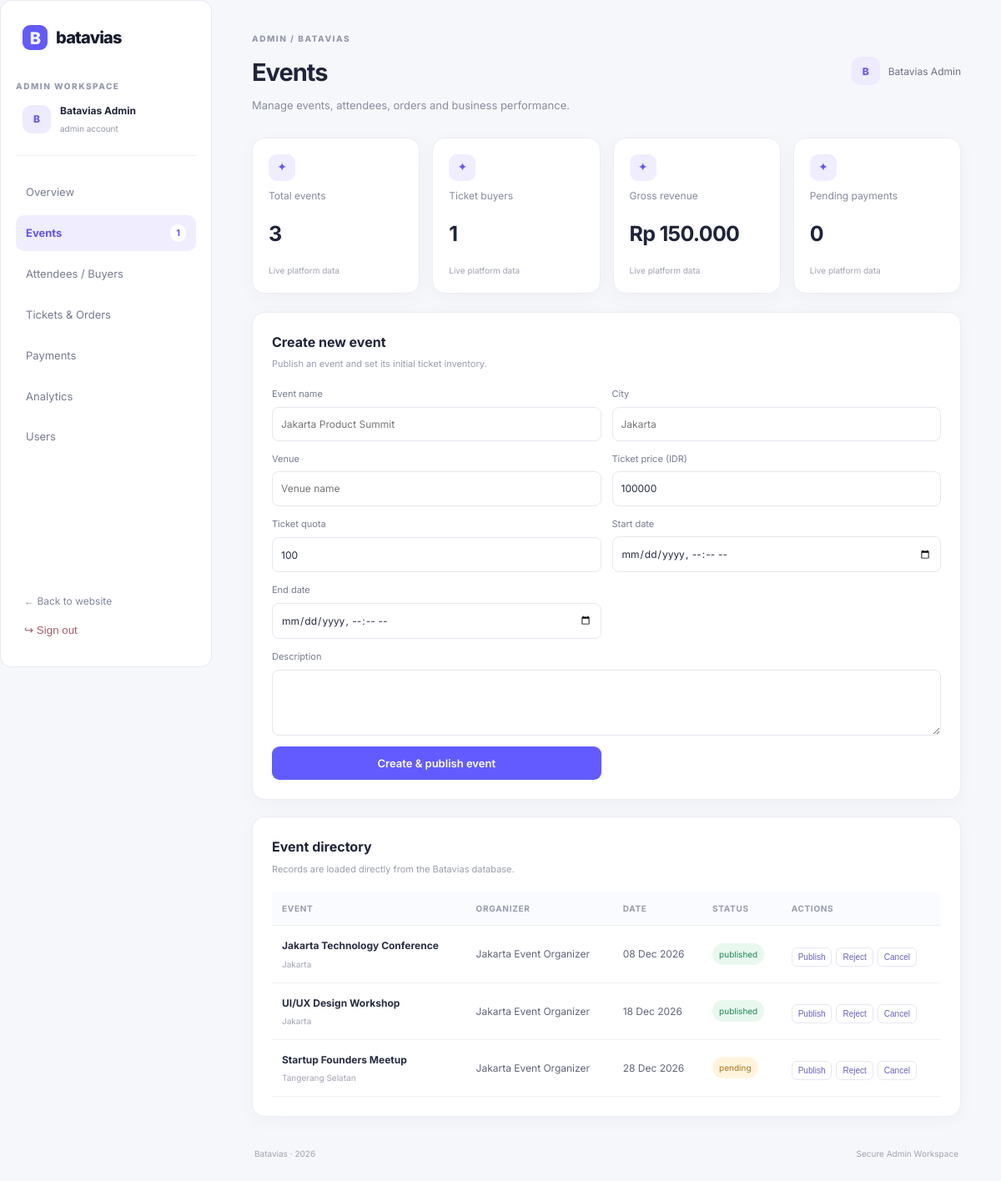
Screenshot of /admin/dashboard/events (signed in) with the database file from the repository.
### tables this page shows
CREATE TABLE events(
 id BIGINT UNSIGNED AUTO_INCREMENT PRIMARY KEY,
 organizer_id BIGINT UNSIGNED NOT NULL,
 organization_id BIGINT UNSIGNED NULL,
 category_id BIGINT UNSIGNED NULL,
 title VARCHAR(180) NOT NULL,
 slug VARCHAR(200) NOT NULL UNIQUE,
 description TEXT NOT NULL,
 city VARCHAR(120) NOT NULL,
 venue VARCHAR(180) NOT NULL,
 cover_image VARCHAR(255) NULL,
 start_date DATETIME NOT NULL,
 end_date DATETIME NOT NULL,
 registration_deadline DATETIME NOT NULL,
 capacity INT UNSIGNED NOT NULL DEFAULT 100,
 status ENUM('draft','pending','published','rejected','cancelled','completed') NOT NULL DEFAULT 'draft',
 rejection_reason VARCHAR(500) NULL,
 created_at DATETIME NOT NULL,
 updated_at DATETIME NULL,
 FOREIGN KEY(organizer_id) REFERENCES users(id),
 FOREIGN KEY(organization_id) REFERENCES organizations(id) ON DELETE SET NULL,
 FOREIGN KEY(category_id) REFERENCES categories(id) ON DELETE SET NULL,
 INDEX(status,start_date)
);

CREATE TABLE users(
 id BIGINT UNSIGNED AUTO_INCREMENT PRIMARY KEY,
 name VARCHAR(120) NOT NULL,
 email VARCHAR(190) NOT NULL UNIQUE,
 password VARCHAR(255) NOT NULL,
 role ENUM('user','admin','developer','organizer') NOT NULL DEFAULT 'user',
 status ENUM('active','inactive','suspended') NOT NULL DEFAULT 'active',
 created_at DATETIME NOT NULL,
 updated_at DATETIME NULL
);

### app/Controllers/DashboardController.php (called while the page is built, shortened)
<?php
final class DashboardController
{
    public static function dispatch(string $role, string $section = 'overview'): void
    {
        $data = [
            'section' => $section,
            'role'    => $role,
            'stats'   => [],
            'rows'    => [],
            'events'  => []
        ];
        if ($role === 'admin') {
            self::adminData($data);
        } elseif ($role === 'developer') {
            self::developerData($data);
        } else {
            self::userData($data);
        }
        extract($data, EXTR_SKIP);
        require dirname(__DIR__, 2) . '/views/workspace.php';
    }
    private static function adminData(array &$d): void
    {
        $d['stats'] = [
            [
                'Total events',
                db()->query('SELECT COUNT(*) n FROM events')->fetch()['n']
            ],
            [
                'Ticket buyers',
                db()->query('SELECT COUNT(DISTINCT user_id) n FROM orders')->fetch()['n']
            ],
            [
                'Gross revenue',
                'Rp ' . number_format(
                    (float)db()->query(
                        "SELECT COALESCE(SUM(amount), 0) n
                         FROM payments
                         WHERE status = 'success'"
                    )->fetch()['n'],
                    0,
                    ',',
                    '.'
                )
            ],
            [
                'Pending payments',
                db()->query(
                    "SELECT COUNT(*) n FROM payments WHERE status = 'pending'"
                )->fetch()['n']
            ]
        ];
        $section = $d['section'];
        if ($section === 'events') {
            $d['rows'] = db()->query(
                'SELECT e.*, u.name organizer_name
                 FROM events e
                 LEFT JOIN users u ON u.id = e.organizer_id
                 ORDER BY e.created_at DESC'
            )->fetchAll();
        } elseif ($section === 'users') {
            $d['rows'] = db()->query(
                'SELECT id, name, email, role, status, created_at
                 FROM users
                 ORDER BY created_at DESC'
            )->fetchAll();
        }
    }
}

### public/index.php (called while the page is built, shortened)
<?php
require dirname(__DIR__).'/routes/web.php';

### app/Helpers/functions.php (called while the page is built, shortened)
<?php
function db(): PDO { return Database::connection(); }
function e(mixed $v): string { return htmlspecialchars((string)$v, ENT_QUOTES|ENT_SUBSTITUTE, 'UTF-8'); }
function url(string $path=''): string { $base=rtrim(str_replace('\\','/',dirname($_SERVER['SCRIPT_NAME'] ?? '')), '/'); return ($base==='/'?'':$base).'/'.ltrim($path,'/'); }
function user(): ?array { return $_SESSION['user']??null; }

### config/database.php (called while the page is built)
<?php
return [
 'host' => getenv('DB_HOST') ?: '127.0.0.1',
 'port' => getenv('DB_PORT') ?: '3306',
 'name' => getenv('DB_NAME') ?: 'batavias_demo',
 'user' => getenv('DB_USER') ?: 'root',
 'pass' => getenv('DB_PASS') ?: '',
];

### app/Services/Database.php (called while the page is built)
<?php
final class Database {
 private static ?PDO $pdo=null;
 public static function connection(): PDO {
  if (self::$pdo) return self::$pdo;
  $c=require dirname(__DIR__,2).'/config/database.php';
  $dsn="mysql:host={$c['host']};port={$c['port']};dbname={$c['name']};charset=utf8mb4";
  self::$pdo=new PDO($dsn,$c['user'],$c['pass'],[PDO::ATTR_ERRMODE=>PDO::ERRMODE_EXCEPTION,PDO::ATTR_DEFAULT_FETCH_MODE=>PDO::FETCH_ASSOC,PDO::ATTR_EMULATE_PREPARES=>false]);
  return self::$pdo;
 }
}

### views/workspace.php (the view, shortened to what this page needs)
<?php
$role = $role ?? user()['role'];
$section = $section ?? 'overview';
$prefix = $role . '/dashboard';
$menus = $role === 'admin'
    ? [
        'overview' => 'Overview',
        'events' => 'Events',
        'buyers' => 'Attendees / Buyers',
        'orders' => 'Tickets & Orders',
        'payments' => 'Payments',
        'analytics' => 'Analytics',
        'users' => 'Users'
    ]
    : ($role === 'developer'
        ? [
            'overview' => 'System Overview',
            'api' => 'API Management',
            'logs' => 'Activity Logs',
            'errors' => 'Error & Security Logs',
            'users' => 'User & Role Management'
        ]
        : [
            'overview' => 'My Overview',
            'orders' => 'My Orders',
            'tickets' => 'My Tickets'
        ]);
?>
<!doctype html>
<html lang="id">
<head>
    <link rel="stylesheet" href="<?= e(url('assets/css/app.css')) ?>">
</head>
<body class="workspace">
<aside class="sidebar">
    <a class="brand" href="<?= e(url('')) ?>">
        <span class="brand-mark">B</span> batavias
    </a>
    <div class="workspace-label">
        <?= e(strtoupper($role)) ?> WORKSPACE
    </div>
    <div class="profile-mini">
        <span class="avatar">
            <?= e(strtoupper(substr(user()['name'] ?? 'U', 0, 1))) ?>
        </span>
        <span>
            <b><?= e(user()['name'] ?? 'User') ?></b>
            <small><?= e(user()['role'] ?? $role) ?> account</small>
        </span>
    </div>
    <nav class="side-nav">
        <?php foreach ($menus as $key => $label): ?>
            <a class="<?= $section === $key ? 'active' : '' ?>"
               href="<?= e(url($prefix . ($key === 'overview' ? '' : '/' . $key))) ?>">
                <span><?= e($label) ?></span>
                <?php if ($key === 'events' && $role === 'admin'): ?>
                    <small>
                        <?= e(db()->query("SELECT COUNT(*) n FROM events WHERE status='pending'")->fetch()['n'] ?? 0) ?>
                    </small>
                <?php endif; ?>
            </a>
        <?php endforeach; ?>
    </nav>
    <a class="back-link" href="<?= e(url('')) ?>">← Back to website</a>
    <form method="post" action="<?= e(url('logout')) ?>" class="logout-form">
        <button class="side-logout">↪ Sign out</button>
    </form>
</aside>
<main class="workspace-main">
<header class="workspace-top">
    <div>
        <span class="eyebrow"><?= e(strtoupper($role)) ?> / BATAVIAS</span>
        <h1><?= e($menus[$section] ?? 'Overview') ?></h1>
        <p>
            <?= $role === 'admin'
                ? 'Manage events, attendees, orders and business performance.'
                : ($role === 'developer'
                    ? 'Monitor platform health, APIs, security and technical activity.'
                    : 'Your events, bookings and digital tickets in one place.') ?>
        </p>
    </div>
    <div class="top-user">
        <span class="avatar">
            <?= e(strtoupper(substr(user()['name'] ?? 'U', 0, 1))) ?>
        </span>
        <?= e(user()['name'] ?? 'User') ?>
    </div>
</header>
<section class="stat-grid">
    <?php foreach (($stats ?? []) as $st): ?>
        <article class="stat-card">
            <div class="stat-icon">✦</div>
            <small><?= e($st[0] ?? '') ?></small>
            <strong><?= e($st[1] ?? 0) ?></strong>
            <span>Live platform data</span>
        </article>
    <?php endforeach; ?>
</section>
<?php if ($role === 'admin' && $section === 'events'): ?>
<section class="panel">
    <div class="panel-head">
        <div>
            <h2>Create new event</h2>
            <p>Publish an event and set its initial ticket inventory.</p>
        </div>
    </div>
    <form method="post" class="event-form">
        <label>
            Event name
            <input name="title" required placeholder="Jakarta Product Summit">
        </label>
        <label>
            City
            <input name="city" required placeholder="Jakarta">
        </label>
        <label>
            Venue
            <input name="venue" required placeholder="Venue name">
        </label>
        <label>
            Ticket price (IDR)
            <input name="price" type="number" min="0" value="100000" required>
        </label>
        <label>
            Ticket quota
            <input name="quota" type="number" min="1" value="100" required>
        </label>
        <label>
            Start date
            <input name="start_date" type="datetime-local" required>
        </label>
        <label>
            End date
            <input name="end_date" type="datetime-local" required>
        </label>
        <label class="wide">
            Description
            <textarea name="description" required rows="3"></textarea>
        </label>
        <button class="btn">Create & publish event</button>
    </form>
</section>
<?php endif; ?>
<section class="panel">
    <div class="panel-head">
        <div>
            <h2>
                <?= $role === 'admin'
                    ? ($section === 'events'
                        ? 'Event directory'
                        : ($section === 'payments'
                            ? 'Payment transactions'
                            : ($section === 'buyers'
                                ? 'Attendee directory'
                                : ($section === 'orders'
                                    ? 'Order directory'
                                    : 'Latest activity'))))
                    : ($role === 'developer'
                        ? 'Technical activity'
                        : 'Your ' . ($section === 'tickets' ? 'tickets' : 'orders')) ?>
            </h2>
            <p>Records are loaded directly from the Batavias database.</p>
        </div>
    </div>
    <?php if (empty($rows)): ?>
        <div class="empty-state">
            <div>◌</div>
            <b>No records yet</b>
            <p>Data will appear here when platform activity is available.</p>
        </div>
    <?php else: ?>
    <div class="table-wrap">
        <table>
            <thead>
                <tr>
                    <?php if ($section === 'events'): ?>
                        <th>Event</th>
                        <th>Organizer</th>
                        <th>Date</th>
                        <th>Status</th>
                        <th>Actions</th>
                    <?php elseif ($section === 'analytics'): ?>
                        <th>Month</th>
                        <th>Paid orders</th>
                        <th>Gross</th>
                    <?php endif; ?>
                </tr>
            </thead>
            <tbody>
            <?php foreach ($rows as $r): ?>
                <tr>
                <?php if ($section === 'events'): ?>
                    <td>
                        <b><?= e($r['title'] ?? '—') ?></b>
                        <small><?= e($r['city'] ?? '—') ?></small>
                    </td>
                    <td><?= e($r['organizer_name'] ?? '—') ?></td>
                    <td>
                        <?= !empty($r['start_date']) ? e(date('d M Y', strtotime($r['start_date']))) : '—' ?>
                    </td>
                    <td>
                        <span class="status <?= e($r['status'] ?? '') ?>">
                            <?= e($r['status'] ?? '—') ?>
                        </span>
                    </td>
                    <td>
                        <div class="action-row">
                            <?php foreach (['published' => 'Publish', 'rejected' => 'Reject', 'cancelled' => 'Cancel'] as $act => $label): ?>
                                <form method="post">
                                    <button name="action" value="<?= e($act) ?>" class="tiny-btn">
                                        <?= e($label) ?>
                                    </button>
                                </form>
                            <?php endforeach; ?>
                        </div>
                    </td>
                <?php elseif ($section === 'analytics'): ?>
                    <td><?= e($r['month'] ?? '—') ?></td>
                    <td><?= e($r['orders'] ?? 0) ?></td>
                    <td><?= e(money_id($r['gross'] ?? 0)) ?></td>
                <?php endif; ?>
                </tr>
            <?php endforeach; ?>
            </tbody>
        </table>
    </div>
    <?php endif; ?>
</section>
<footer class="workspace-footer">
    Batavias · <?= date('Y') ?>
    <span>Secure <?= e(ucfirst($role)) ?> Workspace</span>
</footer>
</main>
</body>
</html>

### rows the page displays
events: title "Jakarta Technology Conference", city "Jakarta", organizer.name "Jakarta Event Organizer", start_date "08 Dec 2026", status "published", label "Publish", label "Reject", label "Cancel"
events: title "UI/UX Design Workshop", city "Jakarta", organizer.name "Jakarta Event Organizer", start_date "18 Dec 2026", status "published", label "Publish", label "Reject", label "Cancel"
events: title "Startup Founders Meetup", city "Tangerang Selatan", organizer.name "Jakarta Event Organizer", start_date "28 Dec 2026", status "pending", label "Publish", label "Reject", label "Cancel"

### other values shown
$role "ADMIN"
substr(user()['name'] ?? 'U', 0, 1) "B"
user()['name'] "Batavias Admin"
user()['role'] "admin"
$label "Overview"
$label "Events"
$label "Attendees / Buyers"
$label "Tickets & Orders"
$label "Payments"
$label "Analytics"
$label "Users"
$menus[$section] "Events"
$st[0] "Total events"
$st[1] "3"
$st[0] "Ticket buyers"
